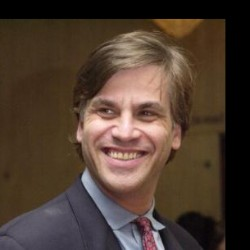
#> input picture src/noise/Aaron_Eckhart_0001.jpg, 250 x 250 px
$ python noise.py
#> lines starting #> are read from the running program, lines starting #| are printed output that depends on the picture
from copy import deepcopy
from random import randint, random
import os

import numpy as np
import cv2

# from .errors import ImageNotFoundError, InvalidImageError

class Noise:
    """
    To add noise to an image image
    """

    def __init__(self, img_path):
        self.img_path = img_path

        filename = os.path.basename(img_path)
        name, ext = os.path.splitext(filename)

        self.edits = [name]
        self.ext = ext

        self.originalImg = self.imread(img_path)
        if(np.max(self.originalImg) != np.min(self.originalImg)):
            self.originalImg = (self.originalImg - np.min(self.originalImg)) / (np.max(self.originalImg) - np.min(self.originalImg))
        else:
            self.originalImg = self.originalImg

        # print(self.originalImg.min(), self.originalImg.max())
        self.saltImg = np.empty(self.originalImg.shape)
        self.pepperImg = np.empty(self.originalImg.shape)
        self.gaussianImg = np.empty(self.originalImg.shape)
        self.speckleImg = np.empty(self.originalImg.shape)
        self.poissonImg = np.empty(self.originalImg.shape)
        self.patchSupressionImg = np.empty(self.originalImg.shape)
        self.multiNoiseImg = np.empty(self.originalImg.shape)
        self.allNoises = []

    @staticmethod
    def imread(img_path):
        """
        Raises exception if file doesn't exist or is invalid
        Returns the image if valid
        """
#> called with img_path = './Aaron_Eckhart_0001.jpg'
        if not os.path.exists(img_path):
            raise ImageNotFoundError(f"Image {img_path} could'nt be located")

        img = cv2.imread(img_path, 0)
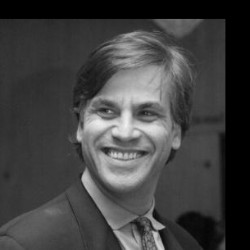
#> img: shape (250, 250); min 0, max 241, mean 65

        if img is None:
            raise InvalidImageError(f"Image {img_path} could'nt be loaded")

        return img

    # [59 lines left out: functions noiseMethods, salt, pepper, gaussian, speckle, not called in this run]

    def poisson(self):
        """
        Adds poisson noise to the image
        """
        tmp = len(np.unique(self.originalImg))
#> tmp = 241
        tmp = 2 ** np.ceil(np.log2(tmp))
#> tmp = 256
        ret = np.random.poisson(self.originalImg*tmp)/float(tmp)
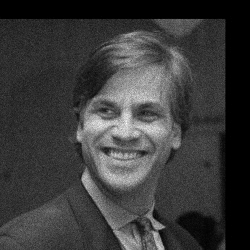
#> ret: shape (250, 250) float64; min 0, max 1.16, mean 0.27; drawn with min black and max white

        if np.max(ret) != np.min(ret):
            ret = (ret-np.min(ret))/(np.max(ret)-np.min(ret))
        self.poissonImg = ret
        return self.poissonImg

    # [74 lines left out: functions patchSupression, addPatch, getAllNoises, multiNoise, copy, write, not called in this run]

if __name__ == "__main__":
    # [4 lines of commented-out code are left out]
#> (the run stopped early here; a loop or call above may not have finished)
